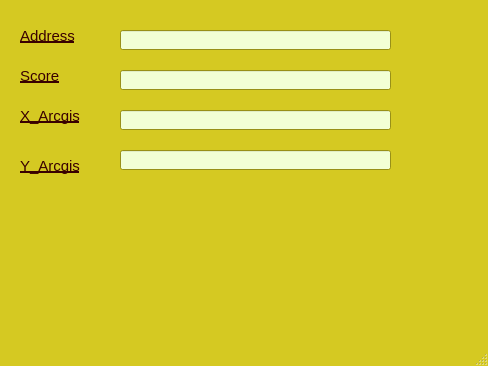
<?xml version="1.0" encoding="UTF-8"?>
<ui version="4.0">
 <class>MainWindow</class>
 <widget class="QMainWindow" name="MainWindow">
  <property name="geometry">
   <rect>
    <x>0</x>
    <y>0</y>
    <width>488</width>
    <height>366</height>
   </rect>
  </property>
  <property name="palette">
   <palette>
    <active>
     <colorrole role="WindowText">
      <brush brushstyle="SolidPattern">
       <color alpha="255">
        <red>57</red>
        <green>0</green>
        <blue>0</blue>
       </color>
      </brush>
     </colorrole>
     <colorrole role="Button">
      <brush brushstyle="SolidPattern">
       <color alpha="255">
        <red>255</red>
        <green>170</green>
        <blue>127</blue>
       </color>
      </brush>
     </colorrole>
     <colorrole role="Base">
      <brush brushstyle="SolidPattern">
       <color alpha="255">
        <red>216</red>
        <green>255</green>
        <blue>252</blue>
       </color>
      </brush>
     </colorrole>
     <colorrole role="Window">
      <brush brushstyle="SolidPattern">
       <color alpha="255">
        <red>213</red>
        <green>201</green>
        <blue>34</blue>
       </color>
      </brush>
     </colorrole>
    </active>
    <inactive>
     <colorrole role="WindowText">
      <brush brushstyle="SolidPattern">
       <color alpha="255">
        <red>57</red>
        <green>0</green>
        <blue>0</blue>
       </color>
      </brush>
     </colorrole>
     <colorrole role="Button">
      <brush brushstyle="SolidPattern">
       <color alpha="255">
        <red>255</red>
        <green>170</green>
        <blue>127</blue>
       </color>
      </brush>
     </colorrole>
     <colorrole role="Base">
      <brush brushstyle="SolidPattern">
       <color alpha="255">
        <red>216</red>
        <green>255</green>
        <blue>252</blue>
       </color>
      </brush>
     </colorrole>
     <colorrole role="Window">
      <brush brushstyle="SolidPattern">
       <color alpha="255">
        <red>213</red>
        <green>201</green>
        <blue>34</blue>
       </color>
      </brush>
     </colorrole>
    </inactive>
    <disabled>
     <colorrole role="WindowText">
      <brush brushstyle="SolidPattern">
       <color alpha="255">
        <red>120</red>
        <green>120</green>
        <blue>120</blue>
       </color>
      </brush>
     </colorrole>
     <colorrole role="Button">
      <brush brushstyle="SolidPattern">
       <color alpha="255">
        <red>255</red>
        <green>170</green>
        <blue>127</blue>
       </color>
      </brush>
     </colorrole>
     <colorrole role="Base">
      <brush brushstyle="SolidPattern">
       <color alpha="255">
        <red>213</red>
        <green>201</green>
        <blue>34</blue>
       </color>
      </brush>
     </colorrole>
     <colorrole role="Window">
      <brush brushstyle="SolidPattern">
       <color alpha="255">
        <red>213</red>
        <green>201</green>
        <blue>34</blue>
       </color>
      </brush>
     </colorrole>
    </disabled>
   </palette>
  </property>
  <property name="windowTitle">
   <string>Selected POI</string>
  </property>
  <property name="windowIcon">
   <iconset>
    <normaloff>icon.png</normaloff>icon.png</iconset>
  </property>
  <property name="autoFillBackground">
   <bool>false</bool>
  </property>
  <property name="tabShape">
   <enum>QTabWidget::Triangular</enum>
  </property>
  <widget class="QWidget" name="centralwidget">
   <widget class="QLabel" name="label_2">
    <property name="geometry">
     <rect>
      <x>20</x>
      <y>20</y>
      <width>71</width>
      <height>31</height>
     </rect>
    </property>
    <property name="font">
     <font>
      <pointsize>11</pointsize>
      <weight>50</weight>
      <italic>false</italic>
      <bold>false</bold>
      <underline>true</underline>
      <strikeout>false</strikeout>
     </font>
    </property>
    <property name="text">
     <string>Address</string>
    </property>
   </widget>
   <widget class="QLineEdit" name="address">
    <property name="geometry">
     <rect>
      <x>120</x>
      <y>30</y>
      <width>271</width>
      <height>20</height>
     </rect>
    </property>
    <property name="palette">
     <palette>
      <active>
       <colorrole role="Base">
        <brush brushstyle="SolidPattern">
         <color alpha="255">
          <red>242</red>
          <green>255</green>
          <blue>213</blue>
         </color>
        </brush>
       </colorrole>
      </active>
      <inactive>
       <colorrole role="Base">
        <brush brushstyle="SolidPattern">
         <color alpha="255">
          <red>242</red>
          <green>255</green>
          <blue>213</blue>
         </color>
        </brush>
       </colorrole>
      </inactive>
      <disabled>
       <colorrole role="Base">
        <brush brushstyle="SolidPattern">
         <color alpha="255">
          <red>213</red>
          <green>201</green>
          <blue>34</blue>
         </color>
        </brush>
       </colorrole>
      </disabled>
     </palette>
    </property>
    <property name="font">
     <font>
      <pointsize>9</pointsize>
     </font>
    </property>
   </widget>
   <widget class="QLabel" name="label_3">
    <property name="geometry">
     <rect>
      <x>20</x>
      <y>60</y>
      <width>71</width>
      <height>31</height>
     </rect>
    </property>
    <property name="font">
     <font>
      <pointsize>11</pointsize>
      <weight>50</weight>
      <bold>false</bold>
      <underline>true</underline>
     </font>
    </property>
    <property name="text">
     <string>Score</string>
    </property>
   </widget>
   <widget class="QLabel" name="label_4">
    <property name="geometry">
     <rect>
      <x>20</x>
      <y>100</y>
      <width>71</width>
      <height>31</height>
     </rect>
    </property>
    <property name="font">
     <font>
      <pointsize>11</pointsize>
      <weight>50</weight>
      <bold>false</bold>
      <underline>true</underline>
     </font>
    </property>
    <property name="text">
     <string>X_Arcgis</string>
    </property>
   </widget>
   <widget class="QLabel" name="label_5">
    <property name="geometry">
     <rect>
      <x>20</x>
      <y>150</y>
      <width>71</width>
      <height>31</height>
     </rect>
    </property>
    <property name="font">
     <font>
      <pointsize>11</pointsize>
      <weight>50</weight>
      <bold>false</bold>
      <underline>true</underline>
     </font>
    </property>
    <property name="text">
     <string>Y_Arcgis</string>
    </property>
   </widget>
   <widget class="QLineEdit" name="score">
    <property name="geometry">
     <rect>
      <x>120</x>
      <y>70</y>
      <width>271</width>
      <height>20</height>
     </rect>
    </property>
    <property name="palette">
     <palette>
      <active>
       <colorrole role="Base">
        <brush brushstyle="SolidPattern">
         <color alpha="255">
          <red>242</red>
          <green>255</green>
          <blue>213</blue>
         </color>
        </brush>
       </colorrole>
      </active>
      <inactive>
       <colorrole role="Base">
        <brush brushstyle="SolidPattern">
         <color alpha="255">
          <red>242</red>
          <green>255</green>
          <blue>213</blue>
         </color>
        </brush>
       </colorrole>
      </inactive>
      <disabled>
       <colorrole role="Base">
        <brush brushstyle="SolidPattern">
         <color alpha="255">
          <red>213</red>
          <green>201</green>
          <blue>34</blue>
         </color>
        </brush>
       </colorrole>
      </disabled>
     </palette>
    </property>
    <property name="font">
     <font>
      <pointsize>9</pointsize>
     </font>
    </property>
   </widget>
   <widget class="QLineEdit" name="x_arcgis">
    <property name="geometry">
     <rect>
      <x>120</x>
      <y>110</y>
      <width>271</width>
      <height>20</height>
     </rect>
    </property>
    <property name="palette">
     <palette>
      <active>
       <colorrole role="Base">
        <brush brushstyle="SolidPattern">
         <color alpha="255">
          <red>242</red>
          <green>255</green>
          <blue>213</blue>
         </color>
        </brush>
       </colorrole>
      </active>
      <inactive>
       <colorrole role="Base">
        <brush brushstyle="SolidPattern">
         <color alpha="255">
          <red>242</red>
          <green>255</green>
          <blue>213</blue>
         </color>
        </brush>
       </colorrole>
      </inactive>
      <disabled>
       <colorrole role="Base">
        <brush brushstyle="SolidPattern">
         <color alpha="255">
          <red>213</red>
          <green>201</green>
          <blue>34</blue>
         </color>
        </brush>
       </colorrole>
      </disabled>
     </palette>
    </property>
    <property name="font">
     <font>
      <pointsize>9</pointsize>
     </font>
    </property>
   </widget>
   <widget class="QLineEdit" name="y_arcgis">
    <property name="geometry">
     <rect>
      <x>120</x>
      <y>150</y>
      <width>271</width>
      <height>20</height>
     </rect>
    </property>
    <property name="palette">
     <palette>
      <active>
       <colorrole role="Base">
        <brush brushstyle="SolidPattern">
         <color alpha="255">
          <red>242</red>
          <green>255</green>
          <blue>213</blue>
         </color>
        </brush>
       </colorrole>
      </active>
      <inactive>
       <colorrole role="Base">
        <brush brushstyle="SolidPattern">
         <color alpha="255">
          <red>242</red>
          <green>255</green>
          <blue>213</blue>
         </color>
        </brush>
       </colorrole>
      </inactive>
      <disabled>
       <colorrole role="Base">
        <brush brushstyle="SolidPattern">
         <color alpha="255">
          <red>213</red>
          <green>201</green>
          <blue>34</blue>
         </color>
        </brush>
       </colorrole>
      </disabled>
     </palette>
    </property>
    <property name="font">
     <font>
      <pointsize>9</pointsize>
     </font>
    </property>
   </widget>
  </widget>
  <widget class="QMenuBar" name="menubar">
   <property name="geometry">
    <rect>
     <x>0</x>
     <y>0</y>
     <width>488</width>
     <height>21</height>
    </rect>
   </property>
  </widget>
  <widget class="QStatusBar" name="statusbar"/>
 </widget>
 <resources/>
 <connections/>
</ui>
